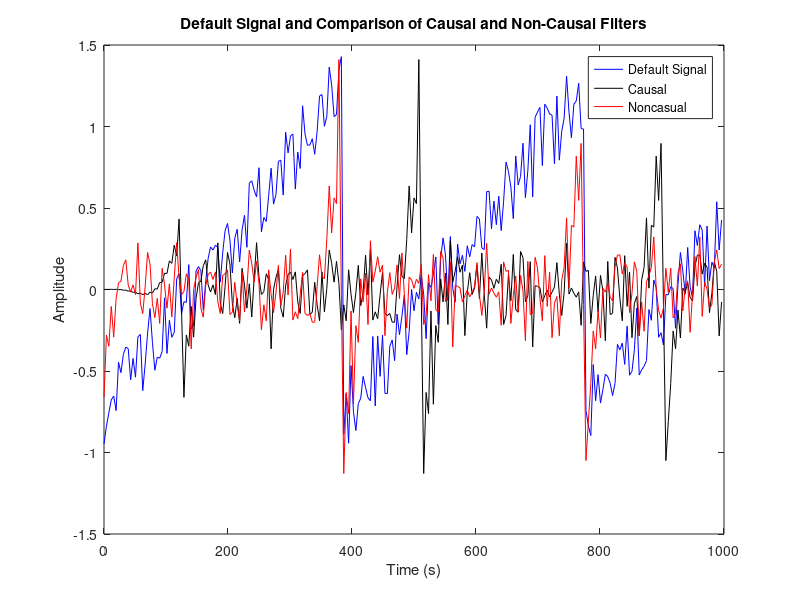

The MATLAB source for this figure:
close all; clear all; clc;
load sawth.mat

fs = 1000; % Sampling frequency
N=256;
f1 = (1:N)*fs/N; % Frequency vector for plotting
t = (0:N-1)*fs/N; %Time vector for plotting
fc = 40/fs; % Cutoff frequency (normalized to fs)
L = 65; % Requested filter length

ffiltro=[0,2*fc,2*fc,1];
G=[0,0,1,1];
b=fir2(L,ffiltro,G);
bblack=b.*blackmanharris(1);

y=filter(bblack,1,x);
y1=conv(x,bblack,'same');

figure;
plot(t,x,'b'); hold on; plot(t,y,'k'); hold on; plot(t,y1,'r');
legend('Default Signal','Causal','Noncasual');;
xlabel('Time (s)');
ylabel('Amplitude');
title('Default Signal and Comparison of Causal and Non-Causal Filters');

saveas(gcf, "ex4_20.png")